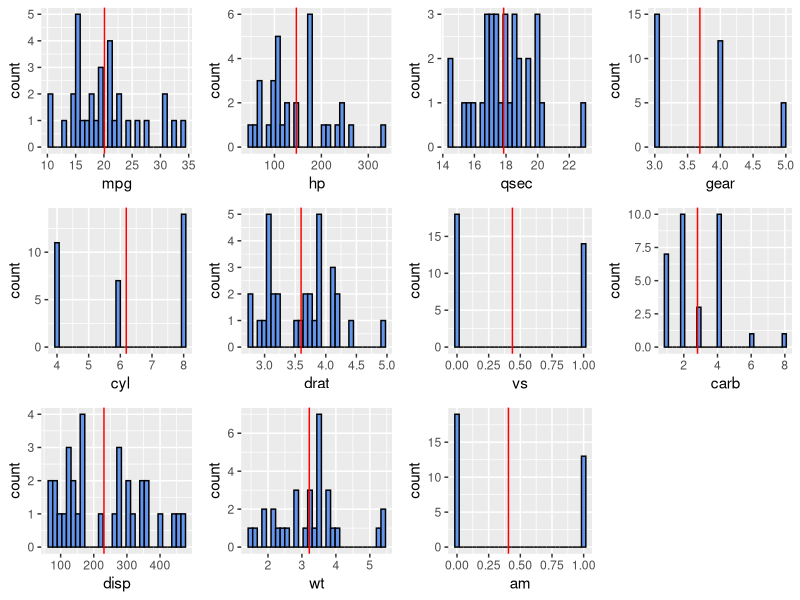

Here is the R script that generated this plot:
## ---- chunk 1
knitr::opts_chunk$set(echo = TRUE)

library(ggplot2)
## ---- chunk 2



# Multiple plot function - 
# from http://www.cookbook-r.com/Graphs/Multiple_graphs_on_one_page_(ggplot2)/
#
# ggplot objects can be passed in ..., or to plotlist (as a list of ggplot objects)
# - cols:   Number of columns in layout
# - layout: A matrix specifying the layout. If present, 'cols' is ignored.
#
# If the layout is something like matrix(c(1,2,3,3), nrow=2, byrow=TRUE),
# then plot 1 will go in the upper left, 2 will go in the upper right, and
# 3 will go all the way across the bottom.
#
multiplot <- function(..., plotlist=NULL, file, cols=1, layout=NULL) {
  library(grid)

  # Make a list from the ... arguments and plotlist
  plots <- c(list(...), plotlist)

  numPlots = length(plots)

  # If layout is NULL, then use 'cols' to determine layout
  if (is.null(layout)) {
    # Make the panel
    # ncol: Number of columns of plots
    # nrow: Number of rows needed, calculated from # of cols
    layout <- matrix(seq(1, cols * ceiling(numPlots/cols)),
                    ncol = cols, nrow = ceiling(numPlots/cols))
  }

 if (numPlots==1) {
    print(plots[[1]])

  } else {
    # Set up the page
    grid.newpage()
    pushViewport(viewport(layout = grid.layout(nrow(layout), ncol(layout))))

    # Make each plot, in the correct location
    for (i in 1:numPlots) {
      # Get the i,j matrix positions of the regions that contain this subplot
      matchidx <- as.data.frame(which(layout == i, arr.ind = TRUE))

      print(plots[[i]], vp = viewport(layout.pos.row = matchidx$row,
                                      layout.pos.col = matchidx$col))
    }
  }
}

## ---- chunk 3
myplots <- list()  # new empty list
for(i in 1:ncol(mtcars)){
  col <- names(mtcars)[i]
  ggp <- ggplot(mtcars, aes_string(x = col)) +
    geom_histogram(bins = 30, fill = "cornflowerblue", color = "black") +
    geom_vline(xintercept = mean(mtcars[[col]]), col = "red") 
  myplots[[i]] <- ggp  # add each plot into plot list
}
multiplot(plotlist = myplots, cols = 4) # must load in multiplot function from the Rcookbook see http://www.cookbook-r.com/Graphs/Multiple_graphs_on_one_page_(ggplot2)/

